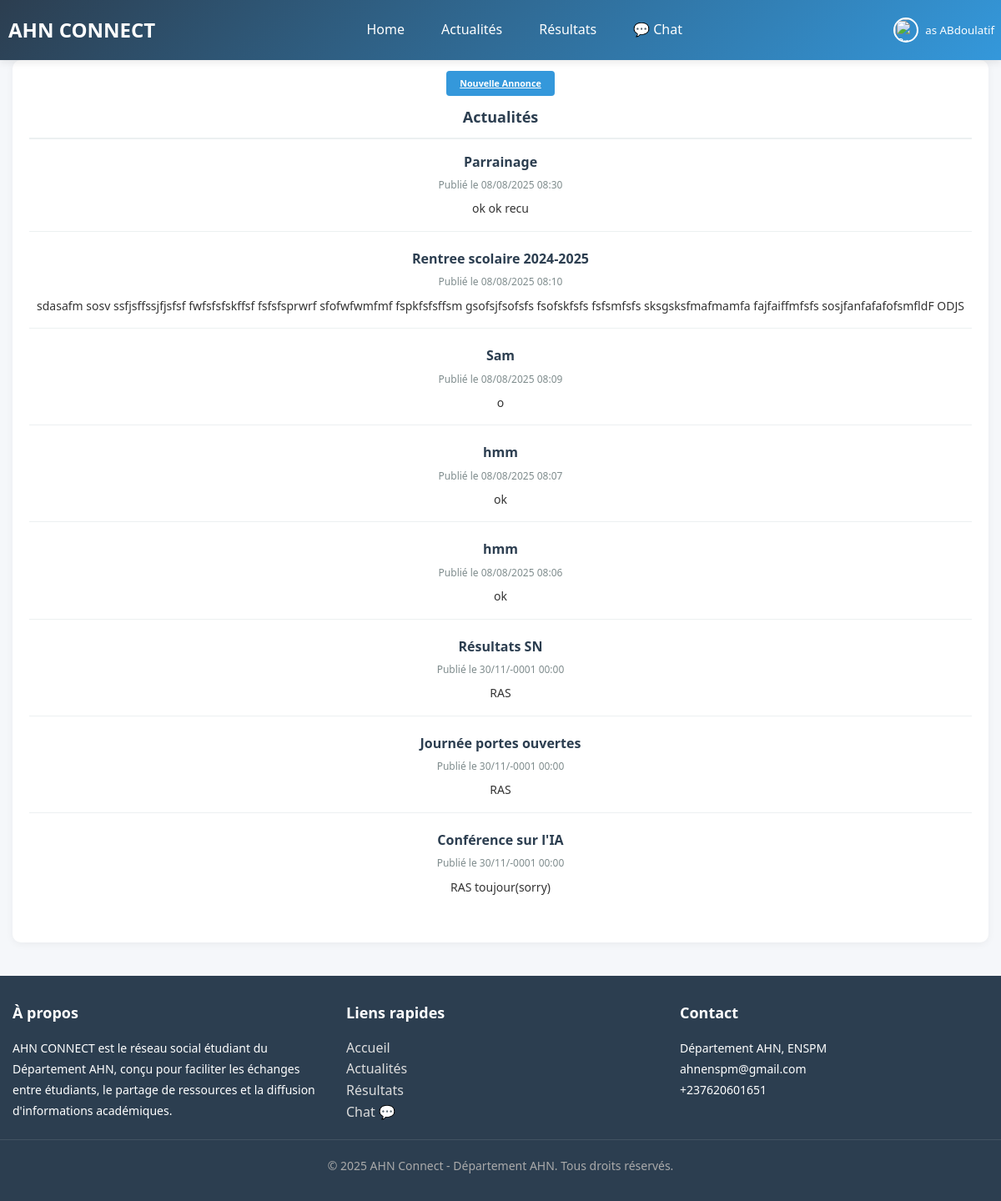
Screenshot of /news.php (signed in) with the database file from the repository.
### tables this page shows
CREATE TABLE `department_news` (
  `id` int(11) NOT NULL,
  `title` varchar(255) NOT NULL,
  `content` text NOT NULL,
  `created_at` timestamp NOT NULL DEFAULT current_timestamp()
);

### functions.php (called while the page is built, shortened)
<?php
function get_news($conn) {
    $news_sql = "SELECT * FROM department_news ORDER BY created_at DESC";
    $news_result = mysqli_query($conn, $news_sql);
    $news = [];
    if ($news_result) {
        while ($row = mysqli_fetch_assoc($news_result)) {
            $news[] = $row;
        }
    }
    return $news;
}
?>

### news.php (the view, shortened to what this page needs)
<?php
require_once 'db.php';
require_once 'header.php';
require_once 'functions.php';
$news = get_news($conn);
?>
 <center>
 <div class="sidebar">
    <h6><a href="login_admin.php" class="btn btn-primary">Nouvelle Annonce</a> </br></br></h6>
    <div id="resultats">
            <h3 class="section-title">Actualités </h3>
            <?php foreach ($news as $item): ?>
                <div class="news-card">
                    <div class="news-title"><?= $item['title'] ?></div>
                    <div class="news-date">Publié le <?= date('d/m/Y H:i', strtotime($item['created_at'])) ?></div>
                    <div class="news-content"><?= $item['content'] ?></div>
                </div>
            <?php endforeach; ?>
        </div>
            </div>
                <?php require_once 'footer.php'; ?>

### style.css (style rules this page uses)
* { margin: 0; padding: 0; box-sizing: border-box; font-family: 'Segoe UI', Tahoma, Geneva, Verdana, sans-serif; }
:root { --primary: #3498db; --secondary: #2c3e50; --accent: #e74c3c; --light: #ecf0f1; --dark: #2c3e50; --success: #27ae60; --warning: #f39c12; --danger: #e74c3c; }
body { background-color: #f5f7fa; color: #333; line-height: 1.6; }
.btn { padding: 8px 16px; border: none; border-radius: 4px; cursor: pointer; font-weight: 600; transition: all 0.3s ease; }
.btn-primary { background-color: var(--primary); color: white; }
.sidebar, .news-feed, .right-sidebar { background-color: white; border-radius: 10px; box-shadow: 0 2px 10px rgba(0, 0, 0, 0.05); padding: 20px; }
.sidebar-title, .section-title { font-size: 18px; font-weight: 700; margin-bottom: 15px; padding-bottom: 10px; border-bottom: 2px solid var(--light); color: var(--secondary); }
.news-card { margin-bottom: 20px; padding-bottom: 15px; border-bottom: 1px solid var(--light); }
.news-card:last-child { border-bottom: none; }
.news-card .news-title { font-weight: 700; margin-bottom: 5px; color: var(--secondary); }
.news-card .news-date { font-size: 12px; color: #7f8c8d; margin-bottom: 8px; }
.news-card .news-content { font-size: 14px; }

### rows the page displays
department_news: title "Parrainage", created_at "08/08/2025 08:30", content "ok ok recu"
department_news: title "Rentree scolaire 2024-2025", created_at "08/08/2025 08:10", content "sdasafm sosv ssfjsffssjfjsfsf fwfsfsfskffsf fsfsfsprwrf sfofwfwmfmf fspkfsfsffsm gsofsjfsofsfs fsofskfsfs fsfsmfsfs sksgsksfmafmamfa fajfaiffmfsfs sosjfanfafafofsmfldF ODJS"
department_news: title "Sam", created_at "08/08/2025 08:09", content "o"
department_news: title "hmm", created_at "08/08/2025 08:07", content "ok"
department_news: title "hmm", created_at "08/08/2025 08:06", content "ok"
department_news: title "Résultats SN", created_at "30/11/-0001 00:00", content "RAS"
department_news: title "Journée portes ouvertes", created_at "30/11/-0001 00:00", content "RAS"
department_news: title "Conférence sur l'IA", created_at "30/11/-0001 00:00", content "RAS toujour(sorry)"

### other values shown
$username "as ABdoulatif"
